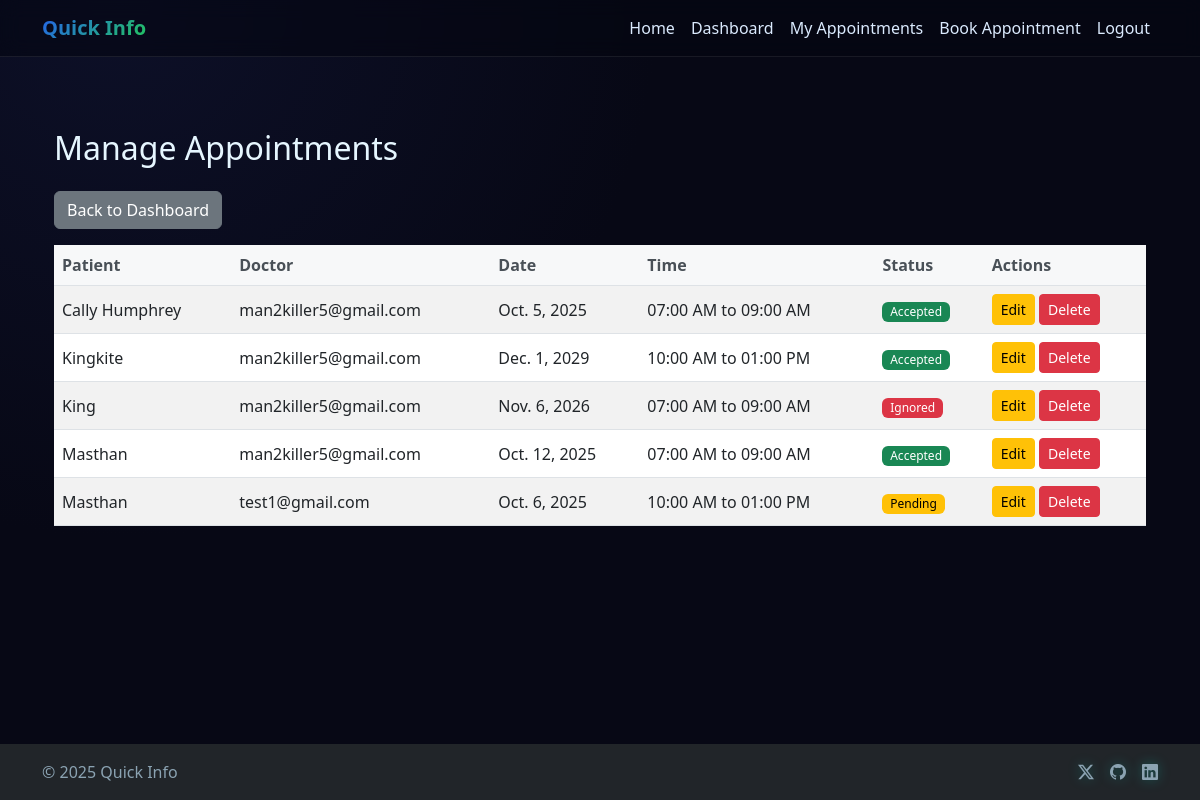
The page /admin_appointments/ (signed in) on the database as committed earlier.
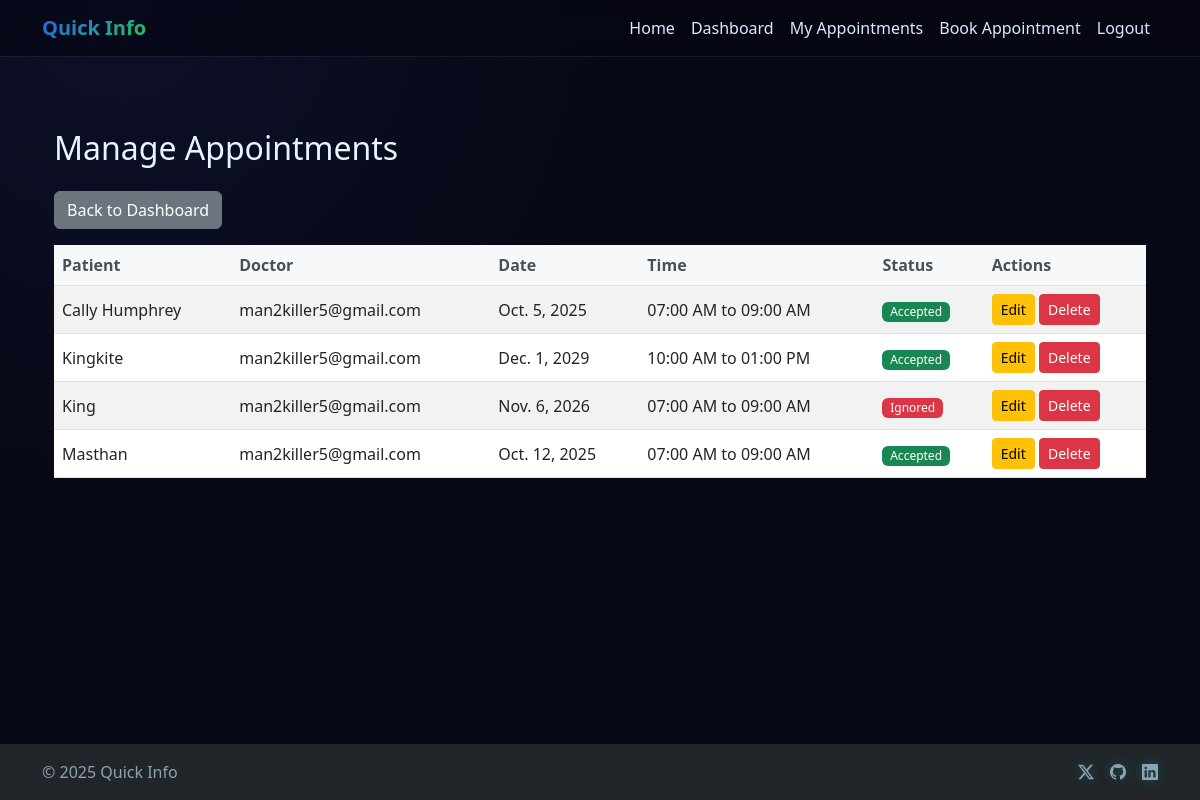
The same page on the database as committed later.
### quickapp/models.py (models this page shows, shortened)
class user_appointment(models.Model):
    STATUS_CHOICES = [
        ('pending', 'Pending'),
        ('accepted', 'Accepted'),
        ('rejected', 'Rejected'),
        ('ignored', 'Ignored'),
        ('completed', 'Completed'),
    ]
    BOOKING_TYPE_CHOICES = [
        ('self', 'For Myself'),
        ('others', 'For Someone Else'),
    ]
    booking_type = models.CharField(max_length=10, choices=BOOKING_TYPE_CHOICES, default='self')
    booked_by = models.CharField(max_length=20, default='unknown')  # Username of person who booked the appointment
    pusername=models.CharField(max_length=20, null=True, blank=True)  # Only if booking for self
    gender = models.CharField(max_length=20)
    demail = models.EmailField(max_length=40)
    pname=models.CharField(max_length=30)
    page=models.IntegerField()
    problem=models.CharField( max_length=150)
    day=models.DateField()
    time=models.CharField(max_length=50)
    patient_email = models.EmailField(max_length=40, null=True, blank=True)
    patient_mobile = models.IntegerField(null=True, blank=True)
    patient_dob = models.DateField(null=True, blank=True)
    patient_height_cm = models.IntegerField(null=True, blank=True)
    patient_weight_kg = models.IntegerField(null=True, blank=True)
    patient_blood_group = models.CharField(max_length=5, null=True, blank=True)
    diabetes = models.BooleanField(default=False)
    blood_pressure = models.BooleanField(default=False)
    cholesterol = models.BooleanField(default=False)
    ulcer = models.BooleanField(default=False)
    heart_problem = models.BooleanField(default=False)
    liver_problem = models.BooleanField(default=False)
    brain_tumor = models.BooleanField(default=False)
    cancer_related = models.BooleanField(default=False)
    symptoms = models.CharField(max_length=300, null=True, blank=True)
    address = models.CharField(max_length=500, null=True, blank=True)
    status = models.CharField(max_length=20, choices=STATUS_CHOICES, default='pending')
    doctor_reply = models.TextField(null=True, blank=True)
    reply_date = models.DateTimeField(null=True, blank=True)
    created_at = models.DateTimeField(auto_now_add=True)
    updated_at = models.DateTimeField(auto_now=True)

### quickapp/views.py (the view)
# urls.py: path('admin_appointments/', admin_appointments, name='admin_appointments'),
@admin_required
def admin_appointments(request):
    appointments = user_appointment.objects.all().order_by('-created_at')
    return render(request, 'admin_appointments.html', {'appointments': appointments})

### quickapp/views.py (called while the page is built)
def admin_required(view_func):
    @wraps(view_func)
    def wrapper(request, *args, **kwargs):
        if 'admin' not in request.session:
            messages.error(request, "Please log in as admin")
            return redirect('/admin_login/')
        return view_func(request, *args, **kwargs)
    return wrapper

### quickapp/templates/admin_appointments.html (shortened to what this page needs)
{% extends 'base.html' %}
{% block content %}
<div class="container mt-5">
    <div class="row">
        <div class="col-12">
            <h2 class="mb-4">Manage Appointments</h2>
            <a href="{% url 'admin_dashboard' %}" class="btn btn-secondary mb-3">Back to Dashboard</a>
        </div>
    </div>
    <div class="row">
        <div class="col-12">
            <div class="table-responsive">
                <table class="table table-striped">
                    <thead>
                        <tr>
                            <th>Patient</th>
                            <th>Doctor</th>
                            <th>Date</th>
                            <th>Time</th>
                            <th>Status</th>
                            <th>Actions</th>
                        </tr>
                    </thead>
                    <tbody>
                        {% for appointment in appointments %}
                        <tr>
                            <td>{{ appointment.pname }}</td>
                            <td>{{ appointment.demail }}</td>
                            <td>{{ appointment.day }}</td>
                            <td>{{ appointment.time }}</td>
                            <td>
                                <span class="badge bg-{% if appointment.status == 'pending' %}warning{% elif appointment.status == 'accepted' %}success{% elif appointment.status == 'completed' %}primary{% else %}danger{% endif %}">
                                    {{ appointment.status|title }}
                                </span>
                            </td>
                            <td>
                                <a href="{% url 'admin_appointment_edit' appointment.id %}" class="btn btn-sm btn-warning">Edit</a>
                                <a href="{% url 'admin_appointment_delete' appointment.id %}" class="btn btn-sm btn-danger" onclick="return confirm('Are you sure you want to delete this appointment?')">Delete</a>
                            </td>
                        </tr>
                        {% empty %}
                        <tr>
                            <td colspan="6" class="text-center">No appointments found</td>
                        </tr>
                        {% endfor %}
                    </tbody>
                </table>
            </div>
        </div>
    </div>
</div>
{% endblock %}

Rows that differ between the two databases and show on the page:
removed user_appointment: pname "Masthan", demail "test1@gmail.com", day "Oct. 6, 2025", time "10:00 AM to 01:00 PM", status "Pending"
